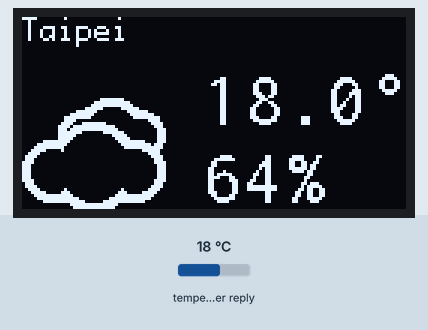
Recording of a sketch running on a simulated ESP32. Parts: 128×64 one-colour display. The inputs (shaded band) are chosen by the test bench; at power-on: temperature in the weather reply 18 °C. WiFi joins after 1.5 s; servers stay silent unless stated; web services answer with replies made up by the test bench; what the sketch prints to the serial monitor is not drawn.

Above: at 1.8 s.

The sketch:

diy7-2-OLED-font.ino
```cpp
#include <map>
#include <WiFi.h>
#include <ArduinoJson.h>
#include <HTTPClient.h>
#include <U8g2lib.h>
#include "weatherFont.h"

U8G2_SSD1306_128X64_NONAME_1_HW_I2C u8g2(U8G2_R0, U8X8_PIN_NONE);

std::map<String, char> icon_map{
  {"01d", 'B'}, {"02d", 'H'}, {"03d", 'N'}, {"04d", 'Y'} , {"09d", 'R'},
  {"10d", 'Q'}, {"11d", 'P'}, {"13d", 'W'}, {"50d", 'J'}, {"01n", 'C'} ,
  {"02n", 'I'} , {"03n", '5'}, {"04n", '%'} , {"09n", '8'} , {"10n", '7'},
  {"11n", '6'} , {"13n", '#'} , {"50n", 'K'}
};

const char* ssid = "Wi-Fi名稱";
const char* password = "Wi-Fi密碼";
String API_KEY = "你的openWeather API Key";
String city = "Taipei,TW";

HTTPClient http;

void connectWiFi() {
  WiFi.begin(ssid, password);

  while (WiFi.status() != WL_CONNECTED) {
    delay(500);
    Serial.print(".");
  }
  Serial.print("\nIP位址：");
  Serial.println(WiFi.localIP());
}

String openWeather() {
  String url = "http://api.openweathermap.org/data/2.5/weather?q=" +
               city + "&appid=" + API_KEY;
  String payload = "";

  if ((WiFi.status() != WL_CONNECTED)) {
    connectWiFi();
  } else {
    http.begin(url);
    int httpCode = http.GET();  //Make the request

    if (httpCode > 0) {
      payload = http.getString();
      Serial.printf("回應本體：%s\n", payload.c_str());
    } else {
      Serial.println("HTTP請求出錯了~");
    }

    http.end();
  }
  return payload;
}

void displayWeather(String json) {
  DynamicJsonDocument doc(1024);

  deserializeJson(doc, json);
  JsonObject weather = doc["weather"][0];
  const char* icon = weather["icon"];
  const char* city = doc["name"];

  JsonObject main = doc["main"];
  // 取得絕對溫度，然後轉成攝氏溫度。
  float temp = (float)main["temp"] - 273.15;
  int humid = (int)main["humidity"];

  Serial.printf("天氣圖示：%s\n", icon);
  Serial.printf("攝氏溫度：%.1f\n", temp);

  // 在OLED螢幕顯示天氣資訊
  u8g2.firstPage();
  do {
    u8g2.setFont(u8g2_font_profont12_mr);
    u8g2.drawUTF8(0, 8, city);
    u8g2.setFont(u8g2_font_inr16_mf);
    u8g2.setCursor(60, 36);
    u8g2.print(String(temp, 1)+ "\xb0");
    u8g2.setCursor(60, 62);
    u8g2.print(String(humid) + "%");
    u8g2.setFont(weatherFont);
    u8g2.setCursor(0, 62);
    u8g2.print(icon_map[icon]);
  } while ( u8g2.nextPage() );
}

void setup() {
  Serial.begin(115200);
  connectWiFi();
  u8g2.begin();
}

void loop() {
  String payload = openWeather();

  if (payload != "") {
    displayWeather(payload);
  }

  delay(50000);
}
```

weatherFont.h
```cpp
// (licence header left out)
const uint8_t weatherFont[4407] U8G2_FONT_SECTION("weatherFont") =
    "/\0\6\6\6\6\6\5\7\60\60\0\375$\0-\375\6\332\0\0\21\32!S\260\12B\370v\70\27"
    "\343\3\214l\31k\63y\244\17\24\42\22B\210H\4\243!\21\214\232\261\206E\260\212P\220(B\320"
    "G\352P\33\342A\134\214\207\262`\36\314\341\7\272\3\257\240%\260\204\325\240\32!\201\320\200\10B\2"
    "B`\11\253A\65\266\22\24\0\42[\60\14\66\70\205(\35!\304\243l\226\14\63\211\30S\202:T"
    "\5kp\11\256\340\7\374\7T\2\227\340\32X\205\352@%&FtABG\211\370\1\234\240%\260"
    "\4\64\60\20\206\300\70\10\14\301@t\42\11\2\301\34\20\3\223 \20H\207\350\64\6\6\302\20@\11"
    ",\241\25\134\0#\205\60\14\66\70\205(\35!\304\243l\226\14\63\211\30S\202:T\5kp\11\256"
    "\340\7\374\7T\2\227\340\32X\205\352@%&FtABG\26X\20X`\20\250\5\366\240\20\232"
    "@#\10\10\12\201\21\14\201\203\20\10\30BS\70\16\307 \60\4\203\342\260\24\14GA\10\4\213@"
    "\10\30\216# \20\222\0C\20\10\311\301\32\20\3\244\220\21\4\2\22\20\4\30c\11\134\16\321\61\6"
    "\6\302\20@\11,\241\25\134\0$c\60\14\66\70\205(\35!\304\243l\226\14\63\211\30S\202:T"
    "\5kp\11\256\340\7\374\7T\2\227\340\32X\205\352@%&FtABG\211\330\10\32\241\61`"
    "\6\306\200\31\30\203BP\14\214!\61j\10\212A!p\6\325\260\22~\240\232\340\20\62\3c\300\14"
    "\214\1\63\60\6\314\300\30\62\202Ch\0%;\260\11J\370v\60\31\243#\214l\231\252#} \320"
    "#rF\14yG\252X\21k\4kp\11\256\340\7\374\7T\2\227\340\32X\205\352@%&\346\20"
    "h.H\350(\21\24\0&G\60\14\66\370f\70\31\243#\204t\226\213\63y\42\320#rD\15\211"
    "!\207\240\212\25\261F\260\6\227\340\12~\300\177@%p\11\256\201U\250\16TbbD\27$t\224"
    "\210\263\240\36S\213\326\1;h\3n\240\3\0'\34\214*C\70A\70\14\206\361\377\377\377\12\304\240"
    "\10x\201BP\14\10\203@\0\0(\237\60\14\66\370\244\20%\234\5\323T\234\311\23\61\20\306\243p"
    "\24MBJ,\10\13\221 \60\304\201\320\20\306\201;\24\7\357@\34\274\303p\300\2\307A\70X\2"
    "\344 \30*Bb\20\14SA\61\4\207\350\240\64 \4\303x\22\14\303I\64\14'\321\60\232\204\303"
    "h\22\16\203I<\14\6\1\65\224Ct\10\14Ja\62\10\206\204P\31\204\3\42\260\16\302\341\10`"
    "\207\341\340\35\210\203w(\16\334\301@h\210\3\201!\22\204\205X\22R\242Q\70\212\207\201\60\42\317"
    "\304\251\64\230\205\223\210\212\11\0)\177\246Tr\70\65x\6\307\340\20\34\204\202`\14\31\205\242P\14"
    "\214\201Q(\12\305\300\20\34\6\302@\14\212\201\61\10\6\304a\30\24\3c\20\14\210A\60\30\6\205"
    "\340\30\10\203a \14\21\3c\60\14\11\204`@\14\214\301\60,\30\20\202c@\14\204\1a\30\6"
    "\306B\30\20\206a`\60\202AQ\30\4F#\30\30\4a`\20\214A\60\60\10\302\300\30\34\207c"
    " \10\14\302Ap\6\25\0*.V\324v\270@@\14\203\241h\10\203A\21\10\10\301@ \4\301"
    "@\30\10\204\304\60\20\24\2A\220\210o\42\20\2F\321(\34\203\0\0+'\26\324v\270@ \30"
    "\201ap\14\3\301A\10\4\2\62\20\4\3!\61\14\4\205@\20\244\305\262\264\20$\342!\0\60\223"
    "\60\14\66\370f@\25\244#,\30\205\217\240\20\264\3s\240\20\16\42J\70\211\247  \234\202\63\10"
    "\34\315P\0a\10\14\342\70,\3\306\300\24\224\1Sp\12\311\340H@\11bP($E\60(\24"
    "T\203(\200\6\202@\22\6\202I\20\6\350  \240\7\325\70\365\200\22\202\1:\20\10&a P"
    "\201\207P\24\212A\22\60\6E\341h\30\203\242\221,\214A\321`\20Ea(\4\7\255@\20\304\3"
    "!(\15\253A-Z\11\354P+p\203\336@\7\0\61Z\250IJ\370$(\11$\61l\240\10\224"
    "\1C\240\10LA*\64\4\211\360\10\14\204!\260\30\233#\203\134\222\212BQ-\5\202B\24\202\203"
    "P\31\16A\201\240\20\205\205BQU\22KrA\62\7\247\270\6\206\301\30<\4\211\320\20(\2\63"
    "\260\6\231\240$\220\304J\301\4\0\62(\24\345nx!\210\4\321\0\42<E\316\241\71\64\10\6\301"
    "$\26\205\302@\34E \230\10\221\1R\70\220\205\202\60\0\63n\60\14\66\270\64h\207\247\10\250\201"
    "E\230\10T\201\42L\4k`\34\214\1& \26dC,\24\5\220\220\20<\302B\350\6\315\200#"
    "\64\204m\360\14$\303\60@\24\203!\61\14\203\242\61\30\22\303\60  \201A\32\10\224Kk\22\61"
    "\246\4u\250\12\326\340\22\134\301\17\370\17\250\4.\301\65\260\12\325\201JL\214\350\202\204\216\22A\1"
    "\0\64c\60\13:\70GP\15\251!=\244\203`\200\22\202\1:\20\6\347`\30\234\3b`\16\210"
    "\201\71 \10\345\240 \220\3\243 \16\16\303@\270\20\5\203r\20\212\11b\30$\212A\210,\4!"
    "\362\64\42\306\224\240\16U\301\32\134\202+\370\1\377\1\225\300%\270\6V\241:P\211\211\21]\220\320"
    "Q\42(\0\65\62\260\7Z\70\205(\35!\304\243l\226\14\63\211\30S\202:T\5kp\11\256\340"
    "\7\374\7T\2\227\340\32X\205\352@%&FtABG\211\240\0\66Ep\13B\70\205(\35!"
    "\304\243l\226\14\63\211\30S\202:T\5kp\11\256\340\7\374\7T\2\227\340\32X\205\352@%&"
    "FtA\302\206\211@\13\252!\65\250\307TCjP\13+\21;h\205\334@\7\0\67@\260\12B"
    "\70\205(\35!\304\243l\226\14\63\211\30S\202:T\5kp\11\256\340\7\374\7T\2\227\340\32X"
    "\205\352@%&FtABG\211\370\201\372\300+h\11,a\65\250\306V\202\5\0\70]\60\14\66"
    "\70\205(\35!\304\243l\226\14\63\211\30S\202:T\5kp\11\256\340\7\374\7T\2\227\340\32X"
    "\205\352@%&FtABG\211\370\2\257\240%\260\204\325\240\32Q\1\213P\11,AE\10\3\12"
    "!\24 \206\217p\30>\302a\360\14\206\301\63\34\204\317\240\32V\202\5\0\71\71\60\6f\370v\70"
    "\31\342\3\214l\31kCu\244\17\24\42\22B\210H\4\243!\21\214\232\261\206E\260\212P\220(B"
    "\320G\352P\33\342A\134\214\207\262`\36\314\301\1\0AC\234\247Zx#\310\10\30\261&\260\10\226"
    "@\60\260\16\24! H\204a`\30\214\301\242\200\34M\301(,\4\205\240\14\230AB`\10\310\300"
    "\31 \3g\360\3:\312a\71(\77\0t\64\220\306q\0\0Bu\250IJ\370$(\11$\61L"
    "\260\10\61\3k\300\20(BC\220\10\317\300\60\30\203K\301\71\262\202Q\270\10I\301\32\60\203\212\300"
    "\20\250\201\63\240\6\316`)\20\3g@\24\202\203@p\10\302!(\20\3g@\24\226\201\63\240\6"
    "\316\200\42\60\204\212\240\20\256\202Q\310\34\33\303\22\30\207#\0\21$BC\230\12\314\240\42\60\202E"
    "\240\14\60\2I\254\24L\0CG\330\305j\370\61\240\10\222!:@\10h \14\36\202\60x\6\303"
    "\340\31\14\3g@\20\232AA`\6\5\201\31\30\5\205`\30\12\201\60\70\32\301 Y\4\4\5\61"
    "\20\32\2AX\10F\301\60 \17\205\361\34\20\0DX\244iF\270\64\10\207\253\4\312\200\42\204\204"
    "p \12\212\307$\211*N!\210\60\4A\302\14\206\211B\20(\312`\330\14\203a\63\14\206\315\60"
    "\30*\311`\250$\203\241\242\14\206\311B\20&\14A\210\64\205\0\2M\244H#\60\32\316\0$|"
    "\4p\240\14\302\341=\0ED\255\66j\370t\30\33\337\203\63\34\5\255\260\20\260BC`\60\6a"
    "\301\34\203\5\203\14\250\301\64D\15\246A\65`T\203Z\62\250\6\323\220b:N\206I*\64\4\254"
    "\260\20\64\303Q\350\36_c<L\0F\61\347fZxD\20\17\37\342KxI\317%!\14\27\344"
    "\20T\22\304\227\360\22\336+\60\5\244\37\220o\230\216\322\371\22^\222\207\0\17!\201\1\0G>\232"
    "\267Z\370B\250\14\224q\313\300\60\30\203\300 (\204\37P\11\60\4\322a\60\14\210\301\60 \6\303"
    "\200\30\14\303\201 \20\4&\370\1\25A!\30\202\201a\60\6\213\201\62\256\42,\0H\224\60\14\66"
    "\270\64h\207\27\12.\1E\250\10\24a\42\134\2\343`\14\274\5!\360\32b\241(\200\204\204\340\21"
    "\26B\67h\6\34\241!l\203g \31\206\1\242\30\14\211a\30\24\215\301\220\30\206\1\1\11\14\322"
    "@\70\30\207+\301\24\256\203S\230\22P\202QH\212DA)\216\2!\320\12\5\201$\14\4\223 "
    "\14\320A@@\17\252q\352\1%\4\3t \20L\302@@\2R\0!\24\205b\0\15\212\302\321"
    "p\32\211Cq\60\16\303qABG\211\240\0I\214\60\13\66x'`\13\252!\65\244\7\224\20\14"
    "\320\201\60\70\7\303\340\34\20\3s@\14\314A\61(\7\5\201\34\30\204qp\24\212\301u\60\30\25"
    "\203XL\220\342 \35\214\203A\210\12L\201 H\4\247\20\24\232\4\224`\24\222\42QP\212\243\0"
    "\26\12\2I\30\10&A\30\240\203\200\220\32T\343\324A\60@\11\301\0\35\10\4\223\60\20\220\200\24"
    "@\10E\241\30@\203\242p\64\234F\342X\32\314!\60\30\216\13\22:J\4\5\0J^\250IR"
    "\370$(\11$\61L\260\10\224\1\63\250\10\14\201\42\64\4\211\360\14\14\203\61\270\24\234#+\30\205"
    "\213\220\24\254\1\63\250\10\14\201\32\70\3j\340\14\226\2\61p\6D!\70\10\4\207 \34\202\2\61"
    "p\6D\341\7L\246\0\25\230~\300n\12P\201\351\7\354\246\0\25\230\2\0KL\350HR\70\64"
    " \13\241!<\200\10\220\20\14>\202\60\370\6\303\340\33\14\4o@\14:\2A\340\10\5\201\33\24"
    "\205m`\30\12\201\64\70\32\21\1YH\204\4\361\3\15\246\0\25\230~\300n\12P\201\351\7\354\246"
    "\0\25\230\2\0LF\60\11N\70\205(\35!\304;\30\207\255\300\24\262\202S\230\22P\202QH\212"
    "DA)\216\2X(\10$a \230\4a\200\16\2\2zP\215\251\203\37H\372\1\77@\362\3I"
    "\77\340\7H~ \351\7\374\0\11M\30^\225r\70\360\3\66\77`\373\1\233\37\260\375\200\315\17\330"
    "~\300\6NU\260\7Z\70\205(\35!\304;\30\207\255\300\24\262\202S\230\22P\202QH\212DA"
    ")\216\2X(\10$a \230\4a\200\16\2\2zP\215S\17(!\30\240\3\201`\22\6\2I"
    "(\12\305\0\32\24\205\243\341\64\222\6\323`\34\206\343\202\204\216\22A\1\0Ojp\13B\70\205("
    "\35!\304;\30\207\255\300\24\262\202S\230\22P\202QH\212DA)\216B\21\240\2E\241 \220\204"
    "\201`\22\204\1:\10\10\350A\65N=\240\204`\200\16\4\202I\30\10$\241(\24\3hP\24\216"
    "\206\323H\32L\203q\30\216\13\22\66L\4ZP\15\251A=\246\32R\203ZX\211\330A+\344\6"
    ":\0Prp\13B\70\205(\35!\304;\30\207\255\300\24\262\202S\230\22P\202QH\212DA)"
    "\216B\21\320\12\5\201$\14\4\223 \14\320A@@\17\252q\352\1%\4\3t \20L\302@ "
    "\11E\241\30@\203\242p\64\222\0\321H\32\207`h\60\15B\60\60\256\1\61\30\6&a\10\234\204"
    "\265\240\32R\203zL\65\244\6\265\260\22\261\203V\310\15t\0Qb\260\12B\70\205(\35!\304;"
    "\30\207\255\300\24\262\202S\230\22P\202QH\212DA)\216\2X(\10$a \230\4a\200\16\2"
    "\2zP\215S\17(!\30\240\3\201`\22\6\2I(\12\305\0\32\24\205\243\341\64\222\6\323`\34"
    "\206\343\202\204\216\22\361\3\365\201W\320\22X\302jP\215\255\4\13\0R\202\60\14\66\70\205(\35!"
    "\304;\30\207\255\300\24\262\202S\230\22P\202QH\212DA)\216B\21\240\2E\241 \220\204\201`"
    "\22\204\1:\10\10\350A\65N=\240\204`\200\16\4\202I\30\10$\241(\24\3hP\24\216\206\323"
    "H\32L\203q\34\215\13\22:J\304\27x\5-\201%\254\6\325\210\12X\204J`\11*B\30P"
    "\10\241\0\61|\204\303\360\21\16\203g\60\14\236\341 |\6\325\260\22,\0SW\60\6f\370v\70"
    "\27\343\3\64\24\6\356\220\34.\304\202\240\20\15B*T\5\210\220\21\210\204\60\330\6D\42 l\204"
    "!\21\14\272A\63\350\6\315\240\33\64\203\216A\20\266F\61\330\6A\242 d\4\250P\25$E\242"
    "\240\24\207\202x\20\27\343\241,\230\7sp\0Tr\260\12B\370v\70\27\343\3\64\24\6\356\220\34"
    "\256Cs\240\20\15B*T\5\210\220\21\210\204\60\330\6D\42 p\203!\21\14\272A\63\350\6\315"
    "\240\33\64\203\216A\20\266F\61\330\6A\242 d\4\250P\25$E\242\240\26\305\202x\20\27\343\241"
    ",\230\7s\370\201\356\300+h\11,a\65\250FH \64 \202\220\200\20X\302jP\215\255\4\5"
    "\0U\201\60\14\66\70\205(\35!\304;\30\207\255\300\24\262\202S\230\22P\202QH\212DA)\216"
    "B\21\240\2E\241 \220\204\201`\22\204\1:\10\10\350A\65N=\240\204`\200\16\4\202I\30\10"
    "$\241(\24\3hP\24\216\206\323H\32L\203q\34\215\13\22:J\304\17\340\4-\201%\240\201\201"
    "\60\4\306A`\10\6\242\23I\20\10\346\200\30\230\4\201@:D\247\61\60\20\206\0J`\11\255\340"
    "\2\0Vz\360\11Z\70\205(\35!\304;\30\207\255\300\24\262\202S\230\22P\202QH\212DA)"
    "\216B\21\320\12\5\201$\14\4\223 \14\320A@@\17\252q\352\1%\4\3t \20L\302@ "
    "\11E\241\30\30\4cP\24\216\305A\70\26I\2! \11\306@\14\2C\60 \14\230Ct\220\4"
    "\201`\16\210\201I\20\10\244Ct\210\203\300\20\14\306\300@\30\2(\201%\264\202\13\0W\247\60\14"
    "\66\70\205(\35!\304;\30\207\255\300\24\262\202S\230\22P\202QH\212DA)\216\2X(\10$"
    "a \230\4a\200\16\2\2zP\215S\17(!\30\240\3\201`\22\6\2I(\12\305\0\32\24\205"
    "\243\341\64\222\6\323`\34\206\343\202\204\216,\260 \260\300 P\13\354A!\64\201F\20\20\24\2#"
    "\30\2\7!\20\60\204\246p\34\216A`\10\6\305a)\30\216\202\20\10\26\201\20\60\34G@ $"
    "\1\206 \20\222\203\65 \6H!#\10\4$ \10\60\306\22\270\34\242c\14\14\204!\200\22XB"
    "+\270\0X\206\60\14\66\70\205(\35!\304\63 \206\255\300\24\62\2D\230\20\22\202QH\212DA"
    ")\216\2X(\10$a \230\4a\200\16\2\2zP\215S\17(!\30\240\3\201`\22\6\2I"
    "(\12\305\0\32\24\205\243\341\64\222\6\323`\34\206\343\202\204\216\22\261\21\64Bc\300\14\214\1\63\60"
    "\6\205\240\30\30Cb\324\20\24\203B\340\14\252a%\374@\65\301!d\6\306\200\31\30\3f`\14"
    "\230\201\61d\4\207\320\0\0Y\177\260\11\66\270\206\60\31\243\3\64\30\206\355\240\34,\4\203\220\22N"
    "\2\42`\204\207\60 \36BC\10\34\315P\0i\6\14\342\70,\3\306\300\24\224\1Sp\12\311\340"
    "H@\11bP($E\60(\24T\203(\24\1\315@\20H\302@\60\11\302\0\35\4\4\364\240\32"
    "\247\36PB\60@\7\2\301$\14\4$ \5\20BQ(\6\320\240(\34\15\247\221\70\24\7\343\60"
    "\34\27$t\224\10\12\0Z\207\60\14\66\370f@\25\244#,\30\205\217\240\20\264\3s\240\20\16\42"
    "J\70\211\247  \234\202\63\10\34\315P\0a\10\14\342\70,\3\306\300\24\224\1Sp\12\311\340H"
    "@\11bP($E\60(\24T\203(\200\6\202@\22\6\202I\20\6\350  \240\7\325\70\365\200"
    "\22\202\1:\20\10&a \220\204\242P\14\240AQ\70\32N#i\60\15\306a\70.H\350(\21"
    "gA=\254Fj\321:`\7m\300\15t\0\0\0\0\4\377\377\0";
```
